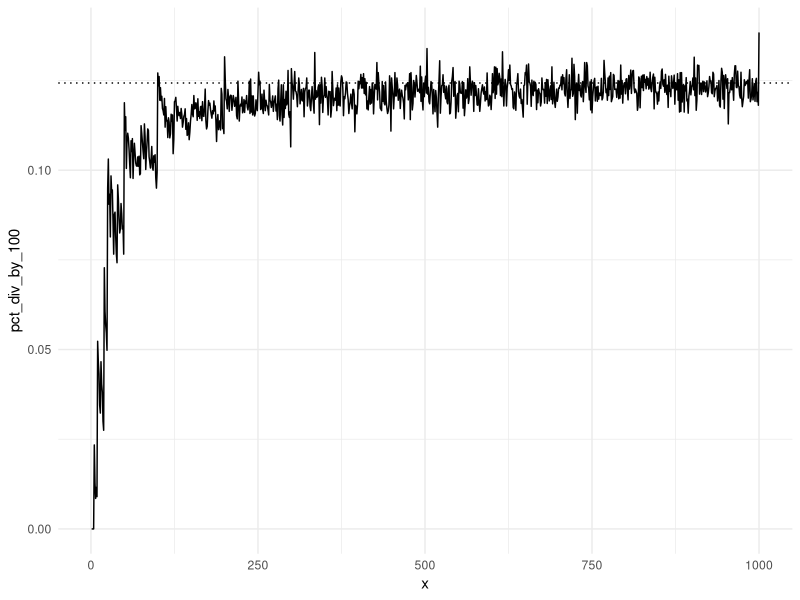

The R source for this figure: (Note: this script raises an error after producing the figure.)
## ---- chunk 1
knitr::opts_chunk$set(echo = TRUE)
## ---- chunk 2

library(tidyverse)

theme_set(theme_minimal())


div_by_100 <- function(n, times) {
  
  a <- sample(1:n, times, replace = TRUE)
  b <- sample(1:n, times, replace = TRUE)
  c <- sample(1:n, times, replace = TRUE)
  
  dat <- tibble(a, b, c)
  
  dat$product <- dat$a * dat$b * dat$c
  
  mean(dat$product %% 100 == 0)
}

set.seed(2019)

n <- 1000

results <- tibble(
  x = 1:n,
  pct_div_by_100 = map_dbl(1:n, ~div_by_100(.x, 10000))
)

ggplot(results, aes(x, pct_div_by_100)) +
    geom_line() +
    geom_hline(yintercept = 0.1243, linetype = 3)
    scale_y_continuous(labels = scales::percent_format()) +
    labs(
      x = "range",
      y = "percent divisible by 100",
      title = "Percent of random products divisible by 100 for 1 to max",
      subtitle = "represents 10,000 draws with at each possible max value"
    )

